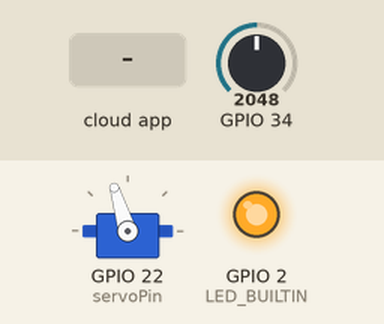
Recording of a sketch running on a simulated ESP32. Shown: servo, output pins drawn as LEDs (lit = HIGH). The inputs (shaded band) are chosen by the test bench; at power-on: GPIO 34 = 2048. WiFi joins after 1.5 s; servers stay silent unless stated; the Firebase database answers and starts empty; what the sketch prints to the serial monitor is not drawn.

Above: at 2.7 s.
2.8 s: GPIO 34 set to 2866
At 7.19 s:
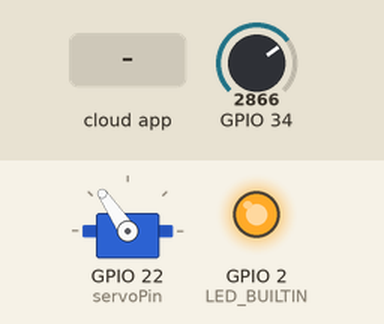
7.3 s: the phone or cloud app sets position to 0
At 8.6 s:
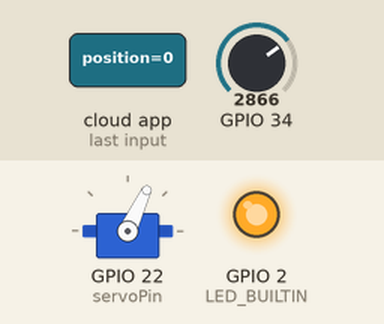
8.9 s: GPIO 34 set to 4095
At 12.6 s:
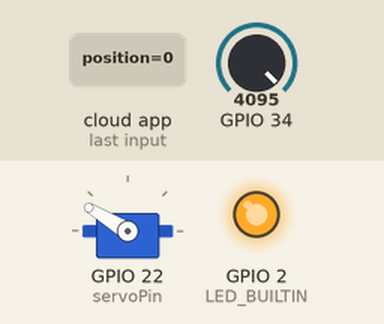
13.0 s: GPIO 34 set to 2047
At 17.2 s:
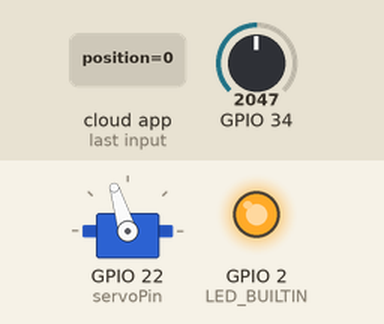
17.5 s: GPIO 34 set to 1228
At 21.9 s:
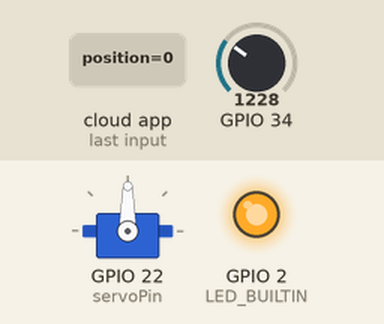
Timing chart, 0 to 23.0 s (numbered marks = the images above; inputs shaded):
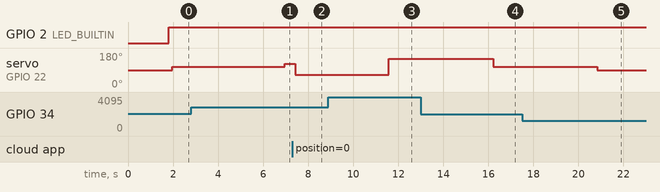

The sketch:

obelisco.ino
```cpp
#include <Arduino.h>
#include <WiFi.h>
#include <FirebaseESP32.h>
#include <ESP32Servo.h>

// Provide the RTDB payload printing info and other helper functions.
#include <addons/RTDBHelper.h>

/* 1. Define the WiFi credentials */
#define WIFI_SSID "uaifai-apolo"
#define WIFI_PASSWORD "bemvindoaocesar"

/* 2. If work with RTDB, define the RTDB URL and database secret */
#define DATABASE_URL "https://excellent-hue-425111-b0-default-rtdb.firebaseio.com/"
#define DATABASE_SECRET "1y9kBFaYK1vapVvKoeUBWtFAlORROdocrbxt1kps"

/* 3. Define the Firebase Data object */
FirebaseData fbdo;

/* 4, Define the FirebaseAuth data for authentication data */
FirebaseAuth auth;

/* Define the FirebaseConfig data for config data */
FirebaseConfig config;

unsigned long dataMillis = 0;
int count = 0;
int servoPin = 22;
Servo myservo;
int ADC_Max = 4096;

void setup()
{
  ESP32PWM::allocateTimer(0);
  ESP32PWM::allocateTimer(1);
  ESP32PWM::allocateTimer(2);
  ESP32PWM::allocateTimer(3);
  myservo.setPeriodHertz(50); // Standard 50hz servo
  myservo.attach(servoPin, 500, 2400);

  pinMode(LED_BUILTIN, OUTPUT);
  pinMode(34, INPUT);
  Serial.begin(9600);

  WiFi.begin(WIFI_SSID, WIFI_PASSWORD);
  Serial.print("Connecting to Wi-Fi");
  while (WiFi.status() != WL_CONNECTED)
  {
    Serial.print(".");
    delay(300);
  }
  Serial.println();
  Serial.print("Connected with IP: ");
  Serial.println(WiFi.localIP());
  Serial.println();

  Serial.printf("Firebase Client v%s\n\n", FIREBASE_CLIENT_VERSION);

  /* Assign the certificate file (optional) */
  // config.cert.file = "/cert.cer";
  // config.cert.file_storage = StorageType::FLASH;

  /* Assign the database URL and database secret(required) */
  config.database_url = DATABASE_URL;
  config.signer.tokens.legacy_token = DATABASE_SECRET;

  // Comment or pass false value when WiFi reconnection will control by your code or third party library e.g. WiFiManager
  Firebase.reconnectNetwork(true);

  // Since v4.4.x, BearSSL engine was used, the SSL buffer need to be set.
  // Large data transmission may require larger RX buffer, otherwise connection issue or data read time out can be occurred.
  fbdo.setBSSLBufferSize(4096 /* Rx buffer size in bytes from 512 - 16384 */, 1024 /* Tx buffer size in bytes from 512 - 16384 */);

  /* Initialize the library with the Firebase authen and config */
  Firebase.begin(&config, &auth);

  // Or use legacy authenticate method
  // Firebase.begin(DATABASE_URL, DATABASE_SECRET);
}
int lastVal = 0;
int potLastVal = 0;
int val;
void loop()
{
  if (millis() - dataMillis > 1000)
  {
    dataMillis = millis();
    Serial.printf("Set int... %s\n", Firebase.setInt(fbdo, "/test/timestamp", count++) ? "ok" : fbdo.errorReason().c_str());
    int iVal = 0;
    Firebase.getInt(fbdo, F("/test/position"), &iVal);
    digitalWrite(LED_BUILTIN, HIGH);
    if (iVal != lastVal)
    {
      lastVal = iVal;
      if (iVal > 150)
      {
        iVal = 150;
      }
      if (iVal < 65)
      {
        iVal = 65;
      }
      myservo.write(iVal);
      delay(4000);
    }

    val = analogRead(34);
    int rangePlus = potLastVal + 50;
    int rangeMinus = potLastVal - 50;
    Firebase.setInt(fbdo, "/test/pot", val);
    if (val > rangePlus || val < rangeMinus)
    {
      potLastVal = val;
      val = map(val, 0, ADC_Max, 65, 150); // scale it to use it with the servo (value between 0 and 180)
      myservo.write(val);
      Firebase.setInt(fbdo, "/test/position", val);
      delay(30);
    }
  }
}
```

Measured:
- after the input at 2.8 s, servo on GPIO 22 (servoPin): 107° → 124° after 4.2 s
- after the input at 7.3 s, servo on GPIO 22 (servoPin): 124° → 65° after 0.14 s
- after the input at 8.9 s, servo on GPIO 22 (servoPin): 65° → 149° after 2.7 s
- after the input at 13.0 s, servo on GPIO 22 (servoPin): 149° → 107° after 3.2 s
- after the input at 17.5 s, servo on GPIO 22 (servoPin): 107° → 90° after 3.3 s
